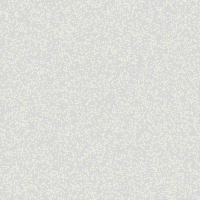
Frame 1 (no input)
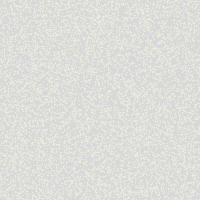
Frame 60 (the mouse pressed at the canvas centre just before this capture)
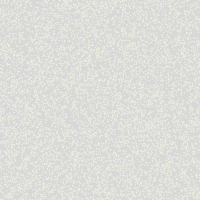
Frame 120 (the mouse held since frame 60 and released just before this capture)

The Processing sketch that drew these frames (run headless with seeded random() and noise(); from frame 60 on, the mouse is pressed at the canvas centre):

// Processing sketch: grains
// ── grains.pde
Grain[] grains = new Grain[10000];

void setup(){
  size(200,200);
  for( int i = 0; i < grains.length; i++){
    grains[i]= new Grain(floor(random(0,width)),floor(random(0,height)));
  }
  
}

void draw(){
  background(#D8D8D8);
  
  for( int i = 0; i < grains.length; i++){
    grains[i].show();
    grains[i].physics();
  }
}

// ── grain.pde
class Grain {
  PVector pos;
  PVector vel;
  PVector acc;

  Grain(int x, int y) {
    pos = new PVector(x, y);
    vel = new PVector(0, 0);
    acc = new PVector(0, 0);
  }

  void show() {
    fill(#EAEADF);
    stroke(#EAEADF);
    strokeWeight(1.5);
    point(pos.x, pos.y);

    pos.add(vel);
  }

  void physics() {
    acc = PVector.random3D();
    vel.add(acc);
    pos.add(vel);

    if ( pos.x > width || pos.x< 0 ) {
      vel.x *= -1;
    } else if ( pos.y > height || pos.y < 0) {
      vel.y *= -1;
    }

    vel.limit(1);
  }
}
